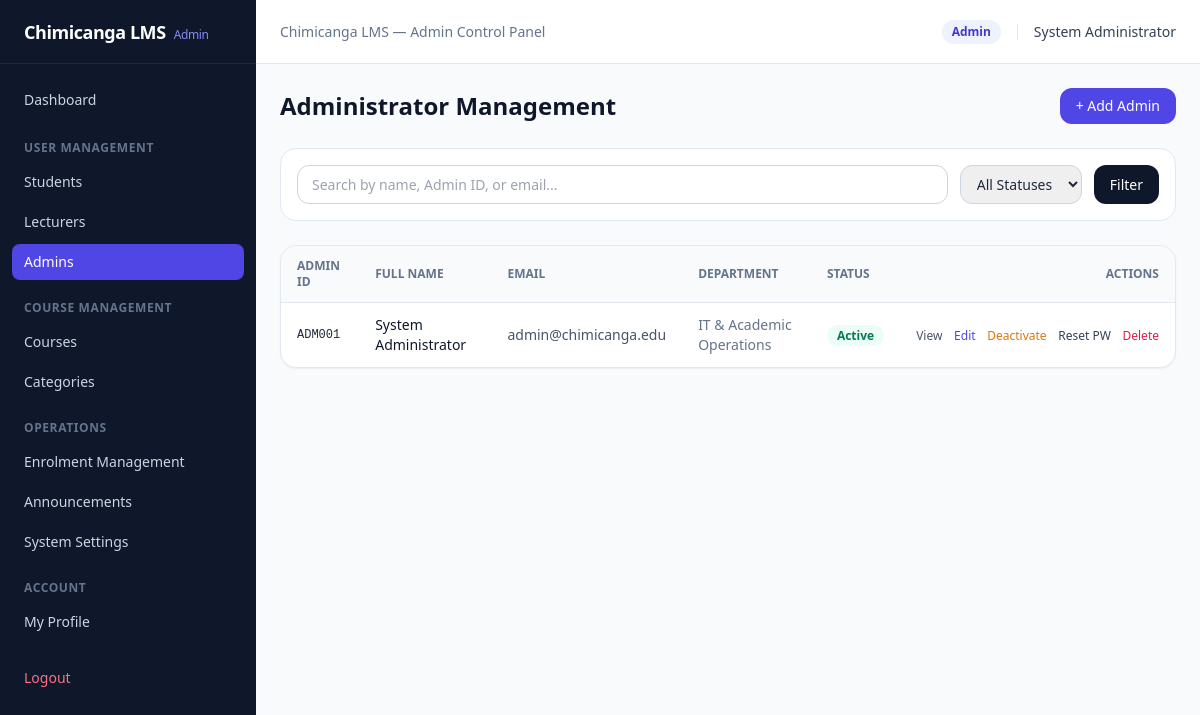
Page /admin/admins.php (signed in) on the committed database.
### tables this page shows
CREATE TABLE `system_settings` (
  `setting_key` VARCHAR(60) PRIMARY KEY,
  `setting_value` TEXT NOT NULL,
  `updated_at` TIMESTAMP DEFAULT CURRENT_TIMESTAMP ON UPDATE CURRENT_TIMESTAMP
);

CREATE TABLE `users` (
  `user_id` INT UNSIGNED AUTO_INCREMENT PRIMARY KEY,
  `staff_student_id` VARCHAR(30) NOT NULL UNIQUE,
  `full_name` VARCHAR(120) NOT NULL,
  `email` VARCHAR(150) NOT NULL UNIQUE,
  `password_hash` VARCHAR(255) NOT NULL,
  `role` ENUM('admin', 'lecturer', 'student') NOT NULL DEFAULT 'student',
  `department` VARCHAR(100) NULL,
  `phone` VARCHAR(30) NULL,
  `profile_photo` VARCHAR(255) NULL,
  `status` ENUM('active', 'inactive') NOT NULL DEFAULT 'active',
  `must_change_password` TINYINT(1) NOT NULL DEFAULT 0,
  `created_at` TIMESTAMP DEFAULT CURRENT_TIMESTAMP
);

### includes/auth_guard.php (called while the page is built, shortened)
<?php
require_once __DIR__ . '/../config/db.php';
$isInSubfolder = (basename(dirname($_SERVER['SCRIPT_FILENAME'])) === 'admin' || basename(dirname($_SERVER['SCRIPT_FILENAME'])) === 'actions');
$basePrefix = $isInSubfolder ? '../' : '';
$stmt = $pdo->prepare("SELECT * FROM users WHERE user_id = ? AND status = 'active'");
$stmt->execute([$_SESSION['user_id']]);
$currentUser = $stmt->fetch();
$lmsName = getSetting($pdo, 'lms_name', 'Chimicanga LMS');
function getRoleHome(string $role, string $prefix = ''): string {
    return match ($role) {
        'admin'    => "{$prefix}admin/dashboard.php",
        'lecturer' => "{$prefix}index.php",
        default    => "{$prefix}index.php",
    };
}

### config/db.php (called while the page is built, shortened)
<?php
function getSetting(PDO $pdo, string $key, string $default = ''): string {
    $stmt = $pdo->prepare("SELECT setting_value FROM system_settings WHERE setting_key = ?");
    $stmt->execute([$key]);
    $val = $stmt->fetchColumn();
    return $val !== false ? (string)$val : $default;
}

### admin/admins.php (the view, shortened to what this page needs)
<?php
require_once __DIR__ . '/../includes/header.php';
$search = trim($_GET['search'] ?? '');
$sql = "SELECT * FROM users WHERE role = 'admin'";
$params = [];
$sql .= " ORDER BY created_at DESC";
$stmt = $pdo->prepare($sql);
$stmt->execute($params);
$usersList = $stmt->fetchAll();
?>
<div class="flex flex-col sm:flex-row sm:items-center justify-between gap-4 mb-6">
    <h1 class="text-2xl font-bold text-slate-900">Administrator Management</h1>
    <button onclick="document.getElementById('createModal').classList.remove('hidden')" class="bg-indigo-600 hover:bg-indigo-700 text-white text-sm font-medium px-4 py-2 rounded-xl">
        + Add Admin
    </button>
</div>
<form method="GET" class="bg-white p-4 rounded-2xl border border-slate-200 mb-6 flex flex-wrap gap-3">
    <input type="text" name="search" value="<?= htmlspecialchars($search) ?>" placeholder="Search by name, Admin ID, or email..." class="flex-1 min-w-[200px] border border-slate-300 rounded-xl px-3.5 py-2 text-sm">
    <select name="status" class="border border-slate-300 rounded-xl px-3 py-2 text-sm">
        <option value="">All Statuses</option>
    </select>
    <button type="submit" class="bg-slate-900 text-white text-sm font-medium px-4 py-2 rounded-xl">Filter</button>
</form>
<div class="bg-white rounded-2xl border border-slate-200 shadow-sm overflow-x-auto">
    <table class="w-full text-left text-sm">
        <thead>
            <tr class="border-b border-slate-200 bg-slate-50 text-xs font-semibold uppercase text-slate-500">
                <th class="py-3 px-4">Admin ID</th>
                <th class="py-3 px-4">Full Name</th>
                <th class="py-3 px-4">Email</th>
                <th class="py-3 px-4">Department</th>
                <th class="py-3 px-4">Status</th>
                <th class="py-3 px-4 text-right">Actions</th>
            </tr>
        </thead>
        <tbody class="divide-y divide-slate-100">
            <?php foreach ($usersList as $u): ?>
                <tr>
                    <td class="py-3 px-4 font-mono text-xs"><?= htmlspecialchars($u['staff_student_id']) ?></td>
                    <td class="py-3 px-4 font-medium text-slate-900"><?= htmlspecialchars($u['full_name']) ?></td>
                    <td class="py-3 px-4 text-slate-600"><?= htmlspecialchars($u['email']) ?></td>
                    <td class="py-3 px-4 text-slate-500"><?= htmlspecialchars($u['department'] ?? '—') ?></td>
                    <td class="py-3 px-4">
                        <span class="px-2.5 py-0.5 rounded-full text-xs font-semibold <?= $u['status'] === 'active' ? 'bg-emerald-50 text-emerald-700' : 'bg-rose-50 text-rose-700' ?>">
                            <?= ucfirst($u['status']) ?>
                        </span>
                    </td>
                    <td class="py-3 px-4 text-right space-x-2 whitespace-nowrap">
                        <a href="?view=<?= (int)$u['user_id'] ?>" class="text-xs text-slate-600 hover:underline">View</a>
                        <a href="?edit=<?= (int)$u['user_id'] ?>" class="text-xs text-indigo-600 hover:underline">Edit</a>
                        <form action="../actions/user_toggle_status.php" method="POST" class="inline">
                            <button type="submit" class="text-xs text-amber-600 hover:underline">
                                <?= $u['status'] === 'active' ? 'Deactivate' : 'Activate' ?>
                            </button>
                        </form>
                        <button onclick="openResetModal(<?= (int)$u['user_id'] ?>, '<?= htmlspecialchars(addslashes($u['full_name'])) ?>')" class="text-xs text-slate-700 hover:underline">Reset PW</button>
                        <form action="../actions/user_delete.php" method="POST" class="inline" onsubmit="return confirm('Delete this account permanently?');">
                            <button type="submit" class="text-xs text-rose-600 hover:underline">Delete</button>
                        </form>
                    </td>
                </tr>
            <?php endforeach; ?>
        </tbody>
    </table>
</div>
<?php require_once __DIR__ . '/../includes/footer.php'; ?>

### includes/header.php (shortened to what this page needs)
<?php
require_once __DIR__ . '/auth_guard.php';
$currentPage = basename($_SERVER['PHP_SELF']);
$role = $currentUser['role'];
?>
<!DOCTYPE html>
<html lang="en">
<head>
    <script src="https://cdn.tailwindcss.com"></script>
</head>
<body class="bg-slate-50 text-slate-800 min-h-screen flex">
<aside class="w-64 bg-slate-900 text-slate-300 flex flex-col shrink-0 min-h-screen">
    <div class="h-16 px-6 flex items-center border-b border-slate-800">
        <a href="<?= getRoleHome($role, $basePrefix) ?>" class="text-lg font-bold text-white tracking-tight">
            <?= htmlspecialchars($lmsName) ?>
            <span class="text-xs font-normal text-indigo-400 ml-1 capitalize"><?= $role ?></span>
        </a>
    </div>
    <nav class="flex-1 px-3 py-4 space-y-1 text-sm overflow-y-auto">
        <?php if ($role === 'admin'): ?>
            <a href="<?= $basePrefix ?>admin/dashboard.php" class="flex items-center px-3 py-2.5 rounded-lg <?= $currentPage === 'dashboard.php' ? 'bg-indigo-600 text-white font-medium' : 'hover:bg-slate-800 hover:text-white' ?>">
                Dashboard
            </a>
            <div class="pt-4 pb-1 px-3 text-xs font-semibold uppercase tracking-wider text-slate-500">User Management</div>
            <a href="<?= $basePrefix ?>admin/students.php" class="flex items-center px-3 py-2 rounded-lg <?= $currentPage === 'students.php' ? 'bg-indigo-600 text-white font-medium' : 'hover:bg-slate-800 hover:text-white' ?>">Students</a>
            <a href="<?= $basePrefix ?>admin/lecturers.php" class="flex items-center px-3 py-2 rounded-lg <?= $currentPage === 'lecturers.php' ? 'bg-indigo-600 text-white font-medium' : 'hover:bg-slate-800 hover:text-white' ?>">Lecturers</a>
            <a href="<?= $basePrefix ?>admin/admins.php" class="flex items-center px-3 py-2 rounded-lg <?= $currentPage === 'admins.php' ? 'bg-indigo-600 text-white font-medium' : 'hover:bg-slate-800 hover:text-white' ?>">Admins</a>
            <div class="pt-4 pb-1 px-3 text-xs font-semibold uppercase tracking-wider text-slate-500">Course Management</div>
            <a href="<?= $basePrefix ?>admin/courses.php" class="flex items-center px-3 py-2 rounded-lg <?= in_array($currentPage, ['courses.php', 'course_details.php']) ? 'bg-indigo-600 text-white font-medium' : 'hover:bg-slate-800 hover:text-white' ?>">Courses</a>
            <a href="<?= $basePrefix ?>admin/categories.php" class="flex items-center px-3 py-2 rounded-lg <?= $currentPage === 'categories.php' ? 'bg-indigo-600 text-white font-medium' : 'hover:bg-slate-800 hover:text-white' ?>">Categories</a>
            <div class="pt-4 pb-1 px-3 text-xs font-semibold uppercase tracking-wider text-slate-500">Operations</div>
            <a href="<?= $basePrefix ?>admin/enrolments.php" class="flex items-center px-3 py-2 rounded-lg <?= $currentPage === 'enrolments.php' ? 'bg-indigo-600 text-white font-medium' : 'hover:bg-slate-800 hover:text-white' ?>">Enrolment Management</a>
            <a href="<?= $basePrefix ?>admin/announcements.php" class="flex items-center px-3 py-2 rounded-lg <?= $currentPage === 'announcements.php' ? 'bg-indigo-600 text-white font-medium' : 'hover:bg-slate-800 hover:text-white' ?>">Announcements</a>
            <a href="<?= $basePrefix ?>admin/settings.php" class="flex items-center px-3 py-2 rounded-lg <?= $currentPage === 'settings.php' ? 'bg-indigo-600 text-white font-medium' : 'hover:bg-slate-800 hover:text-white' ?>">System Settings</a>
            <div class="pt-4 pb-1 px-3 text-xs font-semibold uppercase tracking-wider text-slate-500">Account</div>
            <a href="<?= $basePrefix ?>admin/profile.php" class="flex items-center px-3 py-2 rounded-lg <?= $currentPage === 'profile.php' ? 'bg-indigo-600 text-white font-medium' : 'hover:bg-slate-800 hover:text-white' ?>">My Profile</a>
        <?php elseif ($role === 'lecturer'): ?>
            <a href="<?= $basePrefix ?>index.php" class="flex items-center px-3 py-2.5 rounded-lg <?= in_array($currentPage, ['index.php', 'course.php']) ? 'bg-indigo-600 text-white font-medium' : 'hover:bg-slate-800 hover:text-white' ?>">
                My Assigned Courses
            </a>
        <?php endif; ?>
        <div class="pt-4">
            <a href="<?= $basePrefix ?>actions/logout.php" class="flex items-center px-3 py-2 rounded-lg text-rose-400 hover:bg-slate-800 hover:text-rose-300">
                Logout
            </a>
        </div>
    </nav>
</aside>
<div class="flex-1 flex flex-col min-w-0">
    <header class="h-16 bg-white border-b border-slate-200 px-6 flex items-center justify-between">
        <div class="text-sm text-slate-500">
            <?= htmlspecialchars($lmsName) ?> &mdash; <span class="capitalize"><?= $role ?></span> Control Panel
        </div>
        <div class="flex items-center gap-4">
            <span class="text-xs px-2.5 py-1 rounded-full bg-indigo-50 text-indigo-700 font-semibold capitalize">
                <?= htmlspecialchars($role) ?>
            </span>
            <span class="text-sm font-medium text-slate-700">
                <?= htmlspecialchars($currentUser['full_name']) ?>
            </span>
        </div>
    </header>
    <main class="p-6 max-w-7xl w-full mx-auto flex-1">

### rows in the picture
system_settings: setting_value "Chimicanga LMS"
users: role "Admin", full_name "System Administrator", staff_student "ADM001", email "admin@chimicanga.edu", department "IT & Academic Operations", status "Active", shows "Deactivate"
